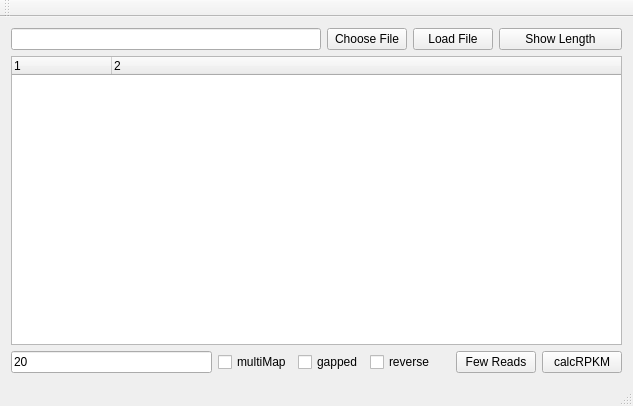
<?xml version="1.0" encoding="UTF-8"?>
<ui version="4.0">
 <class>MainWindow</class>
 <widget class="QMainWindow" name="MainWindow">
  <property name="geometry">
   <rect>
    <x>0</x>
    <y>0</y>
    <width>633</width>
    <height>406</height>
   </rect>
  </property>
  <property name="windowTitle">
   <string>MainWindow</string>
  </property>
  <widget class="QWidget" name="centralWidget">
   <layout class="QGridLayout" name="gridLayout">
    <item row="0" column="0" colspan="3">
     <widget class="QLineEdit" name="samFIleLineEdit"/>
    </item>
    <item row="0" column="3" colspan="2">
     <widget class="QPushButton" name="choseFileButton">
      <property name="text">
       <string>Choose File</string>
      </property>
     </widget>
    </item>
    <item row="0" column="5" colspan="2">
     <widget class="QPushButton" name="loadFileButton">
      <property name="text">
       <string>Load File</string>
      </property>
     </widget>
    </item>
    <item row="0" column="7" colspan="2">
     <widget class="QPushButton" name="showLenButton">
      <property name="text">
       <string>Show Length</string>
      </property>
     </widget>
    </item>
    <item row="1" column="0" colspan="9">
     <widget class="QTreeWidget" name="chrLenList">
      <property name="columnCount">
       <number>2</number>
      </property>
      <column>
       <property name="text">
        <string notr="true">1</string>
       </property>
      </column>
      <column>
       <property name="text">
        <string notr="true">2</string>
       </property>
      </column>
     </widget>
    </item>
    <item row="2" column="0">
     <widget class="QLineEdit" name="showLinesEdit">
      <property name="text">
       <string>20</string>
      </property>
     </widget>
    </item>
    <item row="2" column="1">
     <widget class="QCheckBox" name="multiBox">
      <property name="text">
       <string>multiMap</string>
      </property>
     </widget>
    </item>
    <item row="2" column="2" colspan="2">
     <widget class="QCheckBox" name="gappedBox">
      <property name="text">
       <string>gapped</string>
      </property>
     </widget>
    </item>
    <item row="2" column="4" colspan="2">
     <widget class="QCheckBox" name="reverseBox">
      <property name="text">
       <string>reverse</string>
      </property>
     </widget>
    </item>
    <item row="2" column="6" colspan="2">
     <widget class="QPushButton" name="fewReadsButton">
      <property name="text">
       <string>Few Reads</string>
      </property>
     </widget>
    </item>
    <item row="2" column="8">
     <widget class="QPushButton" name="rpkmButton">
      <property name="text">
       <string>calcRPKM</string>
      </property>
     </widget>
    </item>
   </layout>
  </widget>
  <widget class="QMenuBar" name="menuBar">
   <property name="geometry">
    <rect>
     <x>0</x>
     <y>0</y>
     <width>633</width>
     <height>22</height>
    </rect>
   </property>
  </widget>
  <widget class="QToolBar" name="mainToolBar">
   <attribute name="toolBarArea">
    <enum>TopToolBarArea</enum>
   </attribute>
   <attribute name="toolBarBreak">
    <bool>false</bool>
   </attribute>
  </widget>
  <widget class="QStatusBar" name="statusBar"/>
 </widget>
 <layoutdefault spacing="6" margin="11"/>
 <resources/>
 <connections/>
</ui>
